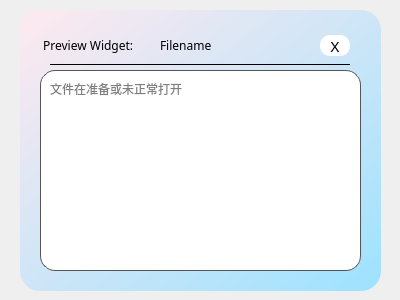
<?xml version="1.0" encoding="UTF-8"?>
<ui version="4.0">
 <class>Preview</class>
 <widget class="QWidget" name="Preview">
  <property name="geometry">
   <rect>
    <x>0</x>
    <y>0</y>
    <width>400</width>
    <height>300</height>
   </rect>
  </property>
  <property name="windowTitle">
   <string>Form</string>
  </property>
  <widget class="QFrame" name="frame">
   <property name="geometry">
    <rect>
     <x>40</x>
     <y>30</y>
     <width>320</width>
     <height>30</height>
    </rect>
   </property>
   <property name="styleSheet">
    <string notr="true">background-color: transparent;</string>
   </property>
   <property name="frameShape">
    <enum>QFrame::StyledPanel</enum>
   </property>
   <property name="frameShadow">
    <enum>QFrame::Raised</enum>
   </property>
   <widget class="QLabel" name="label">
    <property name="geometry">
     <rect>
      <x>0</x>
      <y>0</y>
      <width>111</width>
      <height>31</height>
     </rect>
    </property>
    <property name="font">
     <font>
      <family>苹方 中等</family>
     </font>
    </property>
    <property name="styleSheet">
     <string notr="true">background-color: transparent;</string>
    </property>
    <property name="text">
     <string> Preview Widget:</string>
    </property>
   </widget>
   <widget class="QLabel" name="label_2">
    <property name="geometry">
     <rect>
      <x>120</x>
      <y>0</y>
      <width>141</width>
      <height>31</height>
     </rect>
    </property>
    <property name="font">
     <font>
      <family>苹方 中等</family>
     </font>
    </property>
    <property name="styleSheet">
     <string notr="true">background-color: transparent;</string>
    </property>
    <property name="text">
     <string>Filename</string>
    </property>
   </widget>
   <widget class="QPushButton" name="pushButton_close">
    <property name="geometry">
     <rect>
      <x>280</x>
      <y>5</y>
      <width>30</width>
      <height>21</height>
     </rect>
    </property>
    <property name="font">
     <font>
      <family>Berlin Sans FB</family>
      <pointsize>11</pointsize>
      <weight>50</weight>
      <bold>false</bold>
     </font>
    </property>
    <property name="styleSheet">
     <string notr="true">QPushButton#pushButton_close{
border-style:inset;

border-radius:10px;
background-color: rgb(255, 255, 255);

}
QPushButton#pushButton_close:hover{
background-color: rgb(255, 0, 0);
	
	color: rgb(255, 255, 255);
}
</string>
    </property>
    <property name="text">
     <string>X</string>
    </property>
   </widget>
  </widget>
  <widget class="QTextEdit" name="textEdit">
   <property name="geometry">
    <rect>
     <x>40</x>
     <y>70</y>
     <width>321</width>
     <height>201</height>
    </rect>
   </property>
   <property name="styleSheet">
    <string notr="true">QTextEdit#textEdit{
background-color: rgb(255, 255, 255);
selection-color: #0a214c; 
selection-background-color: #C19A6B;
border-radius:15px;
border:1px solid #555;
padding:5px;
}
QScrollBar:vertical
{
    width:8px;
    background:rgba(0,0,0,0%);
    margin:0px,0px,0px,0px;

}
QScrollBar::handle:vertical
{
    width:8px;
    background:rgba(0,0,0,25%);
    border-radius:4px;   
    min-height:20;
}
QScrollBar::handle:vertical:hover
{
    width:8px;
    background:rgba(0,0,0,50%); 
    border-radius:4px;
    min-height:20;
}
QScrollBar::add-line:vertical
{
    height:9px;width:8px;
    border-image:url(:/images/a/3.png);
    subcontrol-position:bottom;
}
QScrollBar::sub-line:vertical
{
    height:9px;width:8px;
    border-image:url(:/images/a/1.png);
    subcontrol-position:top;
}
QScrollBar::add-line:vertical:hover
{
    height:9px;width:8px;
    border-image:url(:/images/a/4.png);
    subcontrol-position:bottom;
}
QScrollBar::sub-line:vertical:hover
{
    height:9px;width:8px;
    border-image:url(:/images/a/2.png);
    subcontrol-position:top;
}
QScrollBar::add-page:vertical,QScrollBar::sub-page:vertical
{
    background:rgba(0,0,0,10%);
    border-radius:4px;
}

</string>
   </property>
   <property name="placeholderText">
    <string>文件在准备或未正常打开</string>
   </property>
  </widget>
  <widget class="Line" name="line">
   <property name="geometry">
    <rect>
     <x>50</x>
     <y>63</y>
     <width>300</width>
     <height>3</height>
    </rect>
   </property>
   <property name="frameShadow">
    <enum>QFrame::Plain</enum>
   </property>
   <property name="orientation">
    <enum>Qt::Horizontal</enum>
   </property>
  </widget>
  <widget class="QFrame" name="frame_2">
   <property name="geometry">
    <rect>
     <x>20</x>
     <y>10</y>
     <width>361</width>
     <height>281</height>
    </rect>
   </property>
   <property name="styleSheet">
    <string notr="true">background-color: qlineargradient(spread:pad, x1:0, y1:0, x2:1, y2:1, stop:0 rgba(255, 233, 239, 255), stop:1 rgba(157, 226, 255, 255));

border-radius:20px;</string>
   </property>
   <property name="frameShape">
    <enum>QFrame::StyledPanel</enum>
   </property>
   <property name="frameShadow">
    <enum>QFrame::Raised</enum>
   </property>
  </widget>
  <zorder>frame_2</zorder>
  <zorder>frame</zorder>
  <zorder>textEdit</zorder>
  <zorder>line</zorder>
 </widget>
 <resources/>
 <connections/>
</ui>
